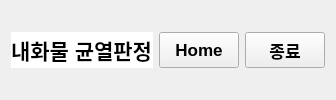
     <widget class="QFrame" name="headerBar">
      <property name="minimumSize">
       <size>
        <width>0</width>
        <height>64</height>
       </size>
      </property>
      <property name="frameShape">
       <enum>QFrame::NoFrame</enum>
      </property>
      <layout class="QGridLayout" name="gridLayout_17">
       <item row="0" column="0">
        <layout class="QVBoxLayout" name="headerLeftLayout">
         <property name="spacing">
          <number>2</number>
         </property>
         <item>
          <widget class="QLabel" name="label_app_title">
           <property name="font">
            <font>
             <family>Segoe UI</family>
             <pointsize>16</pointsize>
             <weight>75</weight>
             <bold>true</bold>
            </font>
           </property>
           <property name="styleSheet">
            <string notr="true">background : white</string>
           </property>
           <property name="text">
            <string>내화물 균열판정</string>
           </property>
          </widget>
         </item>
        </layout>
       </item>
       <item row="0" column="1">
        <widget class="QPushButton" name="pushButton">
         <property name="maximumSize">
          <size>
           <width>162</width>
           <height>36</height>
          </size>
         </property>
         <property name="font">
          <font>
           <family>Segoe UI</family>
           <pointsize>13</pointsize>
           <weight>75</weight>
           <bold>true</bold>
          </font>
         </property>
         <property name="text">
          <string>Home</string>
         </property>
        </widget>
       </item>
       <item row="0" column="2">
        <widget class="QPushButton" name="pushButton_2">
         <property name="maximumSize">
          <size>
           <width>162</width>
           <height>36</height>
          </size>
         </property>
         <property name="font">
          <font>
           <family>Segoe UI</family>
           <pointsize>13</pointsize>
           <weight>75</weight>
           <bold>true</bold>
          </font>
         </property>
         <property name="text">
          <string>종료</string>
         </property>
        </widget>
       </item>
      </layout>
     </widget>
